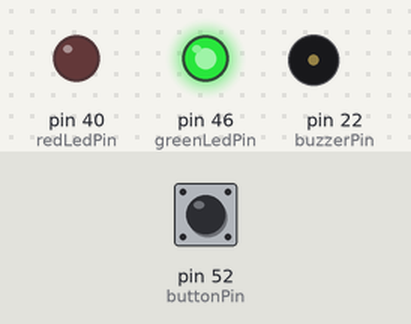
Bench run of a sketch on a simulated Arduino Mega 2560, built with avr-gcc and run on an emulated ATmega2560. Shown: output pins drawn as LEDs (lit = HIGH), buzzer (waves = sounding). Inputs (shaded band) come from the test bench; at power-on: pin 52 (buttonPin) HIGH.

Above: at 1.2 s.
1.3 s: pin 52 (buttonPin) pulled LOW for 0.15 s
At 2.7 s:
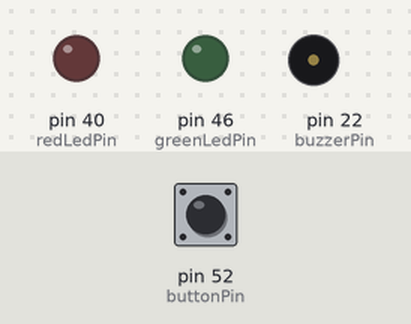
4.4 s: pin 52 (buttonPin) pulled LOW for 1 s
At 5.0 s:
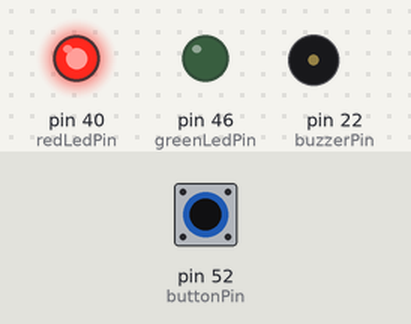
8.4 s: pin 52 (buttonPin) pulled LOW for 3.2 s
At 12.0 s:
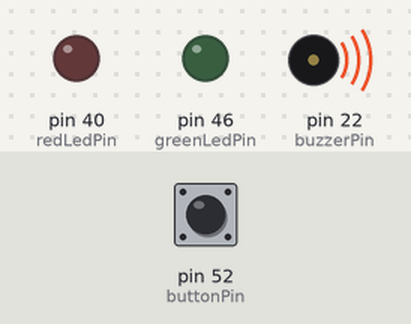
Timing chart, 0 to 15.2 s (numbered marks = the images above; inputs shaded):
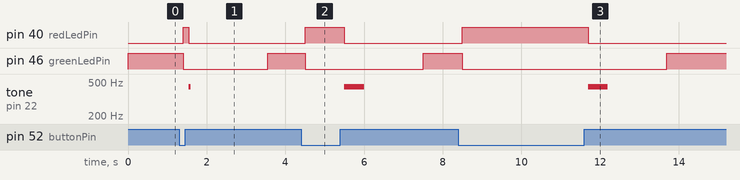

Measured:
- after the input at 1.3 s, pin 40 (redLedPin): LOW → HIGH after 0.10 s, → LOW 0.15 s later; pin 46 (greenLedPin): HIGH → LOW after 0.10 s, → HIGH 2.1 s later; tone on pin 22 (buzzerPin): silent → 440 Hz after 0.25 s, → silent 0.05 s later
- after the input at 4.4 s, pin 40 (redLedPin): LOW → HIGH after 0.10 s, → LOW 1.0 s later; pin 46 (greenLedPin): HIGH → LOW after 0.10 s, → HIGH 3.0 s later; tone on pin 22 (buzzerPin): silent → 440 Hz after 1.1 s, → silent 0.50 s later
- after the input at 8.4 s, pin 40 (redLedPin): LOW → HIGH after 0.10 s, → LOW 3.2 s later; pin 46 (greenLedPin): HIGH → LOW after 0.10 s, → HIGH 5.2 s later; tone on pin 22 (buzzerPin): silent → 440 Hz after 3.3 s, → silent 0.50 s later

The sketch:

cod_morse.ino
```cpp
#include <LiquidCrystal.h>
#include <Bounce2.h>
#include "characters.h"

LiquidCrystal lcd(8, 9, 4, 5, 6, 7);
Bounce debouncer = Bounce(); // Create Bounce object

int buttonPin = 52;
int redLedPin = 40;
int greenLedPin = 46;
int buzzerPin = 22;
int okGreenLight = 1;

int buttonState;
unsigned long buttonPressStartTime = 0;
unsigned long waitingTime = 0;
unsigned long debounceDelay = 100; // Adjust this value based on your requirements

int character[5] = {-1, -1, -1, -1, -1};
int offset = 0;

enum ButtonState { IDLE, WAIT_FOR_RELEASE };

ButtonState currentState = IDLE;

const int noteA4 = 440;

void playNote(int frequency, int duration) {
  tone(buzzerPin, frequency, duration);
  delay(duration);  // Add a small delay to separate notes
  noTone(buzzerPin);
}

void setup() {
  lcd.clear();
  lcd.createChar(0, point);
  lcd.createChar(1, line);

  pinMode(buttonPin, INPUT_PULLUP);
  pinMode(redLedPin, OUTPUT);
  pinMode(greenLedPin, OUTPUT);

  pinMode(buzzerPin, OUTPUT);
  digitalWrite(buzzerPin, LOW);

  debouncer.attach(buttonPin);
  debouncer.interval(debounceDelay);

  lcd.setCursor(0, 0);
}

void loop() {
  debouncer.update();
  buttonState = debouncer.read();

  switch (currentState) {
    case IDLE:
      if (buttonState == LOW) { // Button is pressed
        buttonPressStartTime = millis();
        digitalWrite(redLedPin, HIGH);
        currentState = WAIT_FOR_RELEASE;
        if(okGreenLight == 1){
          lcd.clear();
          lcd.setCursor(0, 0);
          for(int i = 0; i < 5; i++){
            character[i] = -1;
          }
          okGreenLight = 0;
          offset = 0;
        }
        waitingTime = 0;
      }
      break;

    case WAIT_FOR_RELEASE:
      if (buttonState == HIGH) { // Button is released
        digitalWrite(redLedPin, LOW);
        //digitalWrite(buzzerPin, LOW);
        unsigned long buttonPressDuration = millis() - buttonPressStartTime;

        waitingTime = millis();

        if (buttonPressDuration < 500 && offset < 5) {
          playNote(noteA4, 50);
          lcd.write(byte(0));
          character[offset] = 0;
          offset++;
        } else if(offset < 5){
          playNote(noteA4, 500);
          lcd.write(byte(1));
          character[offset] = 1;
          offset++;
        }

        currentState = IDLE;
      }
      break;
  }

  if(okGreenLight == 1){
    digitalWrite(greenLedPin, HIGH);
  }else{
    digitalWrite(greenLedPin, LOW);
    unsigned long waitingDuration = millis() - waitingTime;
    if(waitingDuration >= 2000 && waitingTime != 0){
      int charcaterExists = 0;
      for(int i = 0; i < 36; i++){
        int charcaterFound = 1;
        for(int j = 0; j < 5; j++){
          if(decoder[i][j] != character[j]){
            charcaterFound = 0;
          }
        }
        if(charcaterFound == 1){
          lcd.createChar(2, customChars[i]);
          lcd.setCursor(6, 0);
          lcd.write(byte(2));
          charcaterExists = 1;
          break;
        }
      }
      if(charcaterExists == 0){
        lcd.setCursor(6, 0);
        lcd.print("UNDEFINED");
      }
      okGreenLight = 1;
    }
  }
}
```

characters.h
```cpp
byte point[8] = {
  B00000,
  B00000,
  B00000,
  B00000,
  B00000,
  B00000,
  B00100,
  B00000,
};

byte line[8] = {
  B00000,
  B00000,
  B00000,
  B00000,
  B00000,
  B00000,
  B11111,
  B00000,
};

byte customChars[36][8] = {

// customChars[0] = A
{
  B00100,
  B01010,
  B10001,
  B11111,
  B10001,
  B10001,
  B10001,
  B00000,
},

// customChars[1] = B
{
  B11110,
  B10001,
  B10001,
  B11110,
  B10001,
  B10001,
  B11110,
  B00000,
},

// customChars[2] = C
{
  B01110,
  B10001,
  B10000,
  B10000,
  B10000,
  B10001,
  B01110,
  B00000,
},

// customChars[3] = D
{
  B11110,
  B10001,
  B10001,
  B10001,
  B10001,
  B10001,
  B11110,
  B00000,
},

// customChars[4] = E
{
  B11111,
  B10000,
  B10000,
  B11110,
  B10000,
  B10000,
  B11111,
  B00000,
},

// customChars[5] = F
{
  B11111,
  B10000,
  B10000,
  B11110,
  B10000,
  B10000,
  B10000,
  B00000,
},

// customChars[6] = G
{
  B01110,
  B10001,
  B10000,
  B10111,
  B10001,
  B10001,
  B01110,
  B00000,
},

// customChars[7] = H
{
  B10001,
  B10001,
  B10001,
  B11111,
  B10001,
  B10001,
  B10001,
  B00000,
},

// customChars[8] = I
{
  B01110,
  B00100,
  B00100,
  B00100,
  B00100,
  B00100,
  B01110,
  B00000,
},

// customChars[9] = J
{
  B00111,
  B00001,
  B00001,
  B00001,
  B00001,
  B10001,
  B01110,
  B00000,
},

// customChars[10] = K
{
  B10001,
  B10010,
  B10100,
  B11000,
  B10100,
  B10010,
  B10001,
  B00000,
},

// customChars[11] = L
{
  B10000,
  B10000,
  B10000,
  B10000,
  B10000,
  B10000,
  B11111,
  B00000,
},

// customChars[12] = M
{
  B10001,
  B11011,
  B10101,
  B10101,
  B10001,
  B10001,
  B10001,
  B00000,
},

// customChars[13] = N
{
  B10001,
  B11001,
  B10101,
  B10011,
  B10001,
  B10001,
  B10001,
  B00000,
},

// customChars[14] = O
{
  B01110,
  B10001,
  B10001,
  B10001,
  B10001,
  B10001,
  B01110,
  B00000,
},

// customChars[15] = P
{
  B11110,
  B10001,
  B10001,
  B11110,
  B10000,
  B10000,
  B10000,
  B00000,
},

// customChars[16] = Q
{
  B01110,
  B10001,
  B10001,
  B10001,
  B10101,
  B10010,
  B01101,
  B00000,
},

// customChars[17] = R
{
  B11110,
  B10001,
  B10001,
  B11110,
  B10100,
  B10010,
  B10001,
  B00000,
},

// customChars[18] = S
{
  B01110,
  B10001,
  B10000,
  B01110,
  B00001,
  B10001,
  B01110,
  B00000,
},

// customChars[19] = T
{
  B11111,
  B00100,
  B00100,
  B00100,
  B00100,
  B00100,
  B00100,
  B00000,
},

// customChars[20] = U
{
  B10001,
  B10001,
  B10001,
  B10001,
  B10001,
  B10001,
  B01110,
  B00000,
},

// customChars[21] = V
{
  B10001,
  B10001,
  B10001,
  B10001,
  B10001,
  B01010,
  B00100,
  B00000,
},

// customChars[22] = W
{
  B10001,
  B10001,
  B10001,
  B10101,
  B10101,
  B11011,
  B10001,
  B00000,
},

// customChars[23] = X
{
  B10001,
  B10001,
  B01010,
  B00100,
  B01010,
  B10001,
  B10001,
  B00000,
},

// customChars[24] = Y
{
  B10001,
  B10001,
  B01010,
  B00100,
  B00100,
  B00100,
  B00100,
  B00000,
},

// customChars[25] = Z
{
  B11111,
  B00001,
  B00010,
  B00100,
  B01000,
  B10000,
  B11111,
  B00000,
},

// customChars[26] = 0
{
  B01110,
  B10001,
  B10011,
  B10101,
  B11001,
  B10001,
  B01110,
  B00000,
},

// customChars[27] = 1
{
  B00100,
  B01100,
  B00100,
  B00100,
  B00100,
  B00100,
  B01110,
  B00000,
},

// customChars[28] = 2
{
  B01110,
  B10001,
  B00001,
  B00010,
  B00100,
  B01000,
  B11111,
  B00000,
},

// customChars[29] = 3
{
  B11110,
  B00001,
  B00001,
  B01110,
  B00001,
  B00001,
  B11110,
  B00000,
},

// customChars[30] = 4
{
  B00010,
  B00110,
  B01010,
  B10010,
  B11111,
  B00010,
  B00010,
  B00000,
},

// customChars[31] = 5
{
  B11111,
  B10000,
  B10000,
  B11110,
  B00001,
  B00001,
  B11110,
  B00000,
},

// customChars[32] = 6
{
  B01110,
  B10001,
  B10000,
  B11110,
  B10001,
  B10001,
  B01110,
  B00000,
},

// customChars[33] = 7
{
  B11111,
  B00001,
  B00010,
  B00100,
  B01000,
  B10000,
  B10000,
  B00000,
},

// customChars[34] = 8
{
  B01110,
  B10001,
  B10001,
  B01110,
  B10001,
  B10001,
  B01110,
  B00000,
},

// customChars[35] = 9
{
  B01110,
  B10001,
  B10001,
  B01111,
  B00001,
  B10001,
  B01110,
  B00000,
}

};

int decoder[36][5] = {

  // decode A
  {0, 1, -1, -1, -1},

  // decode B
  {1, 0, 0, 0, -1},

  // decode C
  {1, 0, 1, 0, -1},

  // decode D
  {1, 0, 0, -1, -1},

  // decode E
  {0, -1, -1, -1, -1},

  // decode F
  {0, 0, 1, 0, -1},

  // decode G
  {1, 1, 0, -1, -1},

  // decode H
  {0, 0, 0, 0, -1},

  // decode I
  {0, 0, -1, -1, -1},

  // decode J
  {0, 1, 1, 1, -1},

  // decode K
  {1, 0, 1, -1, -1},

  // decode L
  {0, 1, 0, 0, -1},

  // decode M
  {1, 1, -1, -1, -1},

  // decode N
  {1, 0, -1, -1, -1},

  // decode O
  {1, 1, 1, -1, -1},

  // decode P
  {0, 1, 1, 0, -1},

  // decode Q
  {1, 1, 0, 1, -1},

  // decode R
  {0, 1, 0, -1, -1},

  // decode S
  {0, 0, 0, -1, -1},

  // decode T
  {1, -1, -1, -1, -1},

  // decode U
  {0, 0, 1, -1, -1},

  // decode V
  {0, 0, 0, 1, -1},

  // decode W
  {0, 1, 1, -1, -1},

  // decode X
  {1, 0, 0, 1, -1},

  // decode Y
  {1, 0, 1, 1, -1},

  // decode Z
  {0, 0, 1, 0, -1},

  // decode 0
  {1, 1, 1, 1, 1},

  // decode 1
  {0, 1, 1, 1, 1},

  // decode 2
  {0, 0, 1, 1, 1},

  // decode 3
  {0, 0, 0, 1, 1},

  // decode 4
  {0, 0, 0, 0, 1},

  // decode 5
  {0, 0, 0, 0, 0},

  // decode 6
  {1, 0, 0, 0, 0},

  // decode 7
  {1, 1, 0, 0, 0},

  // decode 8
  {1, 1, 1, 0, 0},

  // decode 9
  {1, 1, 1, 1, 0}
};
```
